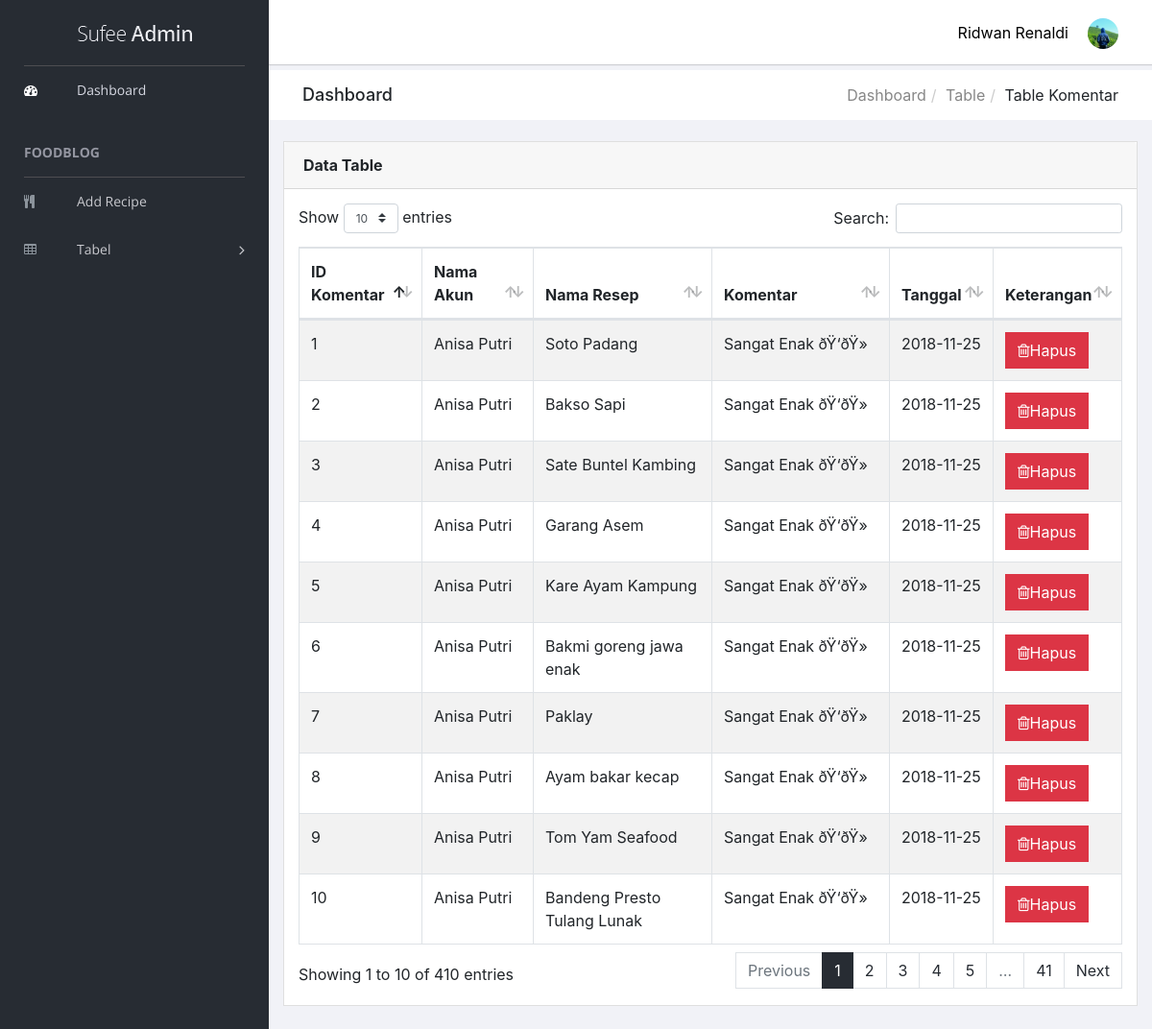
The app's page /admin/tables-komentar.php (signed in) with its own data.
### tables this page shows
CREATE TABLE `akun` (
  `ID_Akun` int(11) NOT NULL,
  `Nama` varchar(45) NOT NULL,
  `Email` varchar(45) NOT NULL,
  `Password` varchar(45) NOT NULL,
  `Foto` varchar(255) NOT NULL,
  `Status` enum('Admin','User') NOT NULL
);

CREATE TABLE `komentar` (
  `ID_Komentar` int(11) NOT NULL,
  `ID_Akun` int(11) DEFAULT NULL,
  `ID_Resep` int(11) DEFAULT NULL,
  `Komentar` text NOT NULL,
  `Tanggal` date NOT NULL
);

CREATE TABLE `resep` (
  `ID_Resep` int(11) NOT NULL,
  `ID_Akun` int(11) DEFAULT NULL,
  `Judul` varchar(255) NOT NULL,
  `Bahan` text NOT NULL,
  `Langkah` text NOT NULL,
  `Waktu` text NOT NULL,
  `Gambar` varchar(255) NOT NULL,
  `Kategori` enum('Appetizer','Main Course','Dessert') NOT NULL,
  `Tanggal` date NOT NULL,
  `Validasi` enum('True','False') NOT NULL
);

### admin/tables-komentar.php (the view, shortened to what this page needs)
<?php
    include 'process/connection.php';
    if (!$_SESSION) {
        echo "
            <script>
                document.location = 'page-login.php';;
            </script>
        ";
    } else {
        if ($_SESSION['Admin_Halaman'] == 'SufeeAdmin') {
            $ID_Akun = $_SESSION['Admin_ID_Akun'];
            $query = "SELECT * FROM Akun WHERE ID_Akun='$ID_Akun' AND Status='Admin' ";
            $kueri = "
            SELECT ID_Komentar, Nama, Judul, Komentar, Komentar.Tanggal
            FROM Komentar, Akun, Resep
            WHERE Komentar.ID_Akun = Akun.ID_Akun
            AND Komentar.ID_Resep = Resep.ID_Resep";
            try {
                $exe = mysqli_query($link, $query);
                $result = mysqli_fetch_assoc($exe);
                if (!$result) {
                    echo "
                        <script>
                            document.location = 'page-login.php';;
                        </script>
                    ";
                } else {
                    $run = mysqli_query($link, $kueri);
                    $data = mysqli_fetch_all($run, MYSQLI_ASSOC);
                }
            } catch (Exception $e) {
            }
        } elseif ($_SESSION['Halaman'] == 'Foodblog') {
            echo "
                <script>
                    document.location = 'page-login.php';
                </script>
            ";
        } else {
            session_destroy();
        }
    }
?>
<!doctype html>
<html class="no-js" lang="en">
<head>
    <link rel="stylesheet" href="vendors/bootstrap/dist/css/bootstrap.min.css">
    <link rel="stylesheet" href="vendors/font-awesome/css/font-awesome.min.css">
    <link rel="stylesheet" href="vendors/themify-icons/css/themify-icons.css">
    <link rel="stylesheet" href="vendors/flag-icon-css/css/flag-icon.min.css">
    <link rel="stylesheet" href="vendors/selectFX/css/cs-skin-elastic.css">
    <link rel="stylesheet" href="vendors/datatables.net-bs4/css/dataTables.bootstrap4.min.css">
    <link rel="stylesheet" href="vendors/datatables.net-buttons-bs4/css/buttons.bootstrap4.min.css">
    <link rel="stylesheet" href="assets/css/style.css">
</head>
<body>
    <aside id="left-panel" class="left-panel">
        <nav class="navbar navbar-expand-sm navbar-default">
            <div class="navbar-header">
                <a class="navbar-brand" href="./"><img src="images/logo.png" alt="Logo"></a>
            </div>
            <div id="main-menu" class="main-menu collapse navbar-collapse">
                <ul class="nav navbar-nav">
                    <li class="active">
                        <a href="index.php"> <i class="menu-icon fa fa-dashboard"></i>Dashboard </a>
                    </li>
                    <h3 class="menu-title">FoodBlog</h3>
                    <li>
                        <a href="recipe-add.php"> <i class="menu-icon fa fa-cutlery"></i>Add Recipe</a>
                    </li>
                    <li class="menu-item-has-children dropdown">
                        <a href="#" class="dropdown-toggle" data-toggle="dropdown" aria-haspopup="true" aria-expanded="false"> <i class="menu-icon fa fa-table"></i>Tabel</a>
                    </li>
                </ul>
            </div>
        </nav>
    </aside>
    <div id="right-panel" class="right-panel">
        <header id="header" class="header">
            <div class="header-menu">
                <div class="col-sm-7">
                </div>
                <div class="col-sm-5">
                    <div class="user-area dropdown float-right">
                        <a href="#" class="dropdown-toggle" data-toggle="dropdown" aria-haspopup="true" aria-expanded="false">
                            <img class="user-avatar rounded-circle" src="../img/profile/<?php echo $result['Foto'] ;?>" alt="User Avatar">
                        </a>
                    </div>
                    <div class="language-select dropdown" id="language-select">
                        <label>
                            <font><?php echo $result['Nama']; ?></font>
                        </label>
                    </div>
                </div>
            </div>
        </header>
        <div class="breadcrumbs">
            <div class="col-sm-4">
                <div class="page-header float-left">
                    <div class="page-title">
                        <h1>Dashboard</h1>
                    </div>
                </div>
            </div>
            <div class="col-sm-8">
                <div class="page-header float-right">
                    <div class="page-title">
                        <ol class="breadcrumb text-right">
                            <li><a href="#">Dashboard</a></li>
                            <li><a href="#">Table</a></li>
                            <li class="active">Table Komentar</li>
                        </ol>
                    </div>
                </div>
            </div>
        </div>
        <div class="content mt-3">
            <div class="animated fadeIn">
                <div class="row">
                    <div class="col-md-12">
                        <div class="card">
                            <div class="card-header">
                                <strong class="card-title">Data Table</strong>
                            </div>
                            <div class="card-body">
                                <table id="bootstrap-data-table-export" class="table table-striped table-bordered">
                                    <thead>
                                        <tr>
                                            <th width="15%">ID Komentar</th>
                                            <th>Nama Akun</th>
                                            <th>Nama Resep</th>
                                            <th>Komentar</th>
                                            <th>Tanggal</th>
                                            <th width="10%">Keterangan</th>
                                        </tr>
                                    </thead>
                                    <tbody>
                                        <?php
                                            foreach ($data as $key => $value) {
                                        ?>
                                        <tr>
                                            <td><?php echo $value['ID_Komentar'] ;?></td>
                                            <td><?php echo $value['Nama'] ;?></td>
                                            <td><?php echo $value['Judul'] ;?></td>
                                            <td><?php echo $value['Komentar'] ;?></td>
                                            <td><?php echo $value['Tanggal'] ;?></td>
                                            <td>
                                                <a href="tables-komentar.php?hapus=<?php echo $value['ID_Komentar'];?>" onclick="return confirm('Yakin ingin menghapusnya?')">
                                                    <button class="btn btn-danger"><span class="fa fa-trash-o"></span>Hapus</button>
                                                </a>
                                            </td>
                                        </tr>
                                        <?php
                                            }
                                        ?>
                                    </tbody>
                                </table>
                            </div>
                        </div>
                    </div>
                </div>
            </div>
        </div>
    </div>
</body>
</html>

### records on screen
akun: Foto (picture), Nama "Ridwan Renaldi"
komentar: ID_Komentar "1", ID_Akun.Nama "Anisa Putri", ID_Resep.Judul "Soto Padang", Komentar "Sangat Enak ðŸ‘ðŸ»", Tanggal "2018-11-25"
komentar: ID_Komentar "2", ID_Akun.Nama "Anisa Putri", ID_Resep.Judul "Bakso Sapi", Komentar "Sangat Enak ðŸ‘ðŸ»", Tanggal "2018-11-25"
komentar: ID_Komentar "3", ID_Akun.Nama "Anisa Putri", ID_Resep.Judul "Sate Buntel Kambing", Komentar "Sangat Enak ðŸ‘ðŸ»", Tanggal "2018-11-25"
komentar: ID_Komentar "4", ID_Akun.Nama "Anisa Putri", ID_Resep.Judul "Garang Asem", Komentar "Sangat Enak ðŸ‘ðŸ»", Tanggal "2018-11-25"
komentar: ID_Komentar "5", ID_Akun.Nama "Anisa Putri", ID_Resep.Judul "Kare Ayam Kampung", Komentar "Sangat Enak ðŸ‘ðŸ»", Tanggal "2018-11-25"
komentar: ID_Komentar "6", ID_Akun.Nama "Anisa Putri", ID_Resep.Judul "Bakmi goreng jawa enak", Komentar "Sangat Enak ðŸ‘ðŸ»", Tanggal "2018-11-25"
komentar: ID_Komentar "7", ID_Akun.Nama "Anisa Putri", ID_Resep.Judul "Paklay", Komentar "Sangat Enak ðŸ‘ðŸ»", Tanggal "2018-11-25"
komentar: ID_Komentar "8", ID_Akun.Nama "Anisa Putri", ID_Resep.Judul "Ayam bakar kecap", Komentar "Sangat Enak ðŸ‘ðŸ»", Tanggal "2018-11-25"
komentar: ID_Komentar "9", ID_Akun.Nama "Anisa Putri", ID_Resep.Judul "Tom Yam Seafood", Komentar "Sangat Enak ðŸ‘ðŸ»", Tanggal "2018-11-25"
komentar: ID_Komentar "10", ID_Akun.Nama "Anisa Putri", ID_Resep.Judul "Bandeng Presto Tulang Lunak", Komentar "Sangat Enak ðŸ‘ðŸ»", Tanggal "2018-11-25"
